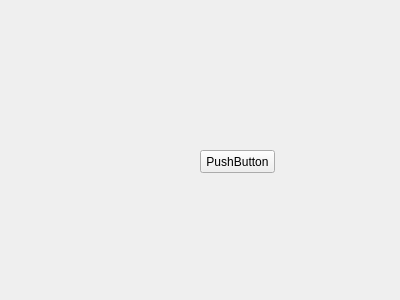
<?xml version="1.0" encoding="UTF-8"?>
<ui version="4.0">
 <class>Frame</class>
 <widget class="QFrame" name="Frame">
  <property name="geometry">
   <rect>
    <x>0</x>
    <y>0</y>
    <width>400</width>
    <height>300</height>
   </rect>
  </property>
  <property name="windowTitle">
   <string>Frame</string>
  </property>
  <widget class="PushButton" name="pushButton">
   <property name="geometry">
    <rect>
     <x>200</x>
     <y>150</y>
     <width>75</width>
     <height>23</height>
    </rect>
   </property>
   <property name="text">
    <string>PushButton</string>
   </property>
  </widget>
 </widget>
 <customwidgets>
  <customwidget>
   <class>PushButton</class>
   <extends>QPushButton</extends>
   <header location="global">qfluentwidgets</header>
  </customwidget>
 </customwidgets>
 <resources/>
 <connections/>
</ui>
